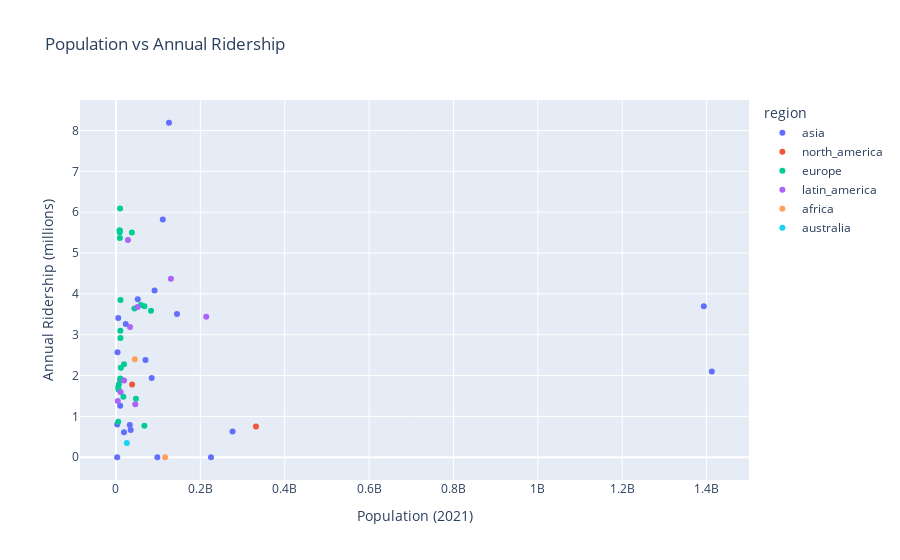

Source (notebook cell):
### Code cell
import plotly.express as px

# Create a scatter plot
fig = px.scatter(merged_data.dropna(), x='Population 2021', y='annual_ridership_mill',
                 hover_name='country', color='region',
                 labels={'Population 2021': 'Population (2021)', 
                         'annual_ridership_mill': 'Annual Ridership (millions)'},
                 title='Population vs Annual Ridership')
fig.show()

### Figure 1 — Plotly figure (JSON) as saved in the notebook; plotly's stock layout.template omitted (floating-point values rounded to 4 significant figures)
{"data": [{"hovertemplate": "<b>%{hovertext}</b><br><br>region=asia<br>Population (2021)=%{x}<br>Annual Ridership (millions)=%{y}<extra></extra>", "hovertext": ["China", "South Korea", "Japan", "India", "Russia", "Turkey", "Taiwan", "Iran", "Singapore", "Malaysia", "Thailand", "United Arab Emirates", "Qatar", "Uzbekistan", "Philippines", "Azerbaijan", "Georgia", "Pakistan", "Indonesia", "Armenia", "Vietnam", "Kazakhstan"], "legendgroup": "asia", "marker": {"color": "#636efa", "symbol": "circle"}, "mode": "markers", "name": "asia", "orientation": "v", "showlegend": true, "type": "scatter", "x": [1412360000, 51717590, 125681593, 1393409033, 144700000, 84743805, 23213962, 91567738, 5453566, 32776195, 69950844, 9991083, 2930524, 34915100, 111046910, 10145212, 3708610, 225199929, 276361788, 2968128, 98168829, 19002586], "xaxis": "x", "y": [2.1, 3.87, 8.19, 3.7, 3.51, 1.94, 3.26, 4.08, 3.41, 0.79, 2.38, 1.26, 0, 0.67, 5.82, 1.89, 2.57, 0, 0.63, 0.8, 0, 0.61], "yaxis": "y"}, {"hovertemplate": "<b>%{hovertext}</b><br><br>region=north_america<br>Population (2021)=%{x}<br>Annual Ridership (millions)=%{y}<extra></extra>", "hovertext": ["United States", "Canada"], "legendgroup": "north_america", "marker": {"color": "#EF553B", "symbol": "circle"}, "mode": "markers", "name": "north_america", "orientation": "v", "showlegend": true, "type": "scatter", "x": [331893745, 38246108], "xaxis": "x", "y": [0.75, 1.78], "yaxis": "y"}, {"hovertemplate": "<b>%{hovertext}</b><br><br>region=europe<br>Population (2021)=%{x}<br>Annual Ridership (millions)=%{y}<extra></extra>", "hovertext": ["Spain", "United Kingdom", "Germany", "France", "Italy", "Netherlands", "Ukraine", "Sweden", "Greece", "Norway", "Austria", "Romania", "Czech Republic", "Bulgaria", "Portugal", "Belarus", "Belgium", "Hungary", "Denmark", "Poland", "Finland", "Switzerland", "Switzerland"], "legendgroup": "europe", "marker": {"color": "#00cc96", "symbol": "circle"}, "mode": "markers", "name": "europe", "orientation": "v", "showlegend": true, "type": "scatter", "x": [47326687, 67326569, 83129285, 67499343, 59066225, 17533405, 43814581, 10415811, 10664568, 5408320, 8956279, 19115146, 10703446, 6899125, 10299423, 9340314, 11587882, 9709886, 5856733, 37781024, 5541696, 8697723, 8921981], "xaxis": "x", "y": [1.43, 0.77, 3.59, 3.7, 3.73, 1.48, 3.64, 3.1, 2.92, 0.87, 5.51, 2.28, 3.85, 1.79, 1.93, 5.37, 2.19, 6.09, 1.66, 5.5, 1.72, 5.55, 5.55], "yaxis": "y"}, {"hovertemplate": "<b>%{hovertext}</b><br><br>region=latin_america<br>Population (2021)=%{x}<br>Annual Ridership (millions)=%{y}<extra></extra>", "hovertext": ["Brazil", "Mexico", "Chile", "Venezuela", "Argentina", "Panama", "Peru", "Colombia", "Dominican Republic"], "legendgroup": "latin_america", "marker": {"color": "#ab63fa", "symbol": "circle"}, "mode": "markers", "name": "latin_america", "orientation": "v", "showlegend": true, "type": "scatter", "x": [213993441, 130262220, 19212362, 28405543, 45808747, 4381583, 33359416, 51265841, 10953714], "xaxis": "x", "y": [3.44, 4.37, 1.88, 5.32, 1.3, 1.38, 3.19, 3.68, 1.6], "yaxis": "y"}, {"hovertemplate": "<b>%{hovertext}</b><br><br>region=africa<br>Population (2021)=%{x}<br>Annual Ridership (millions)=%{y}<extra></extra>", "hovertext": ["Egypt", "Algeria"], "legendgroup": "africa", "marker": {"color": "#FFA15A", "symbol": "circle"}, "mode": "markers", "name": "africa", "orientation": "v", "showlegend": true, "type": "scatter", "x": [116538258, 44616626], "xaxis": "x", "y": [0, 2.4], "yaxis": "y"}, {"hovertemplate": "<b>%{hovertext}</b><br><br>region=australia<br>Population (2021)=%{x}<br>Annual Ridership (millions)=%{y}<extra></extra>", "hovertext": ["Australia"], "legendgroup": "australia", "marker": {"color": "#19d3f3", "symbol": "circle"}, "mode": "markers", "name": "australia", "orientation": "v", "showlegend": true, "type": "scatter", "x": [25739256], "xaxis": "x", "y": [0.35], "yaxis": "y"}], "layout": {"autosize": true, "legend": {"title": {"text": "region"}, "tracegroupgap": 0}, "title": {"text": "Population vs Annual Ridership"}, "xaxis": {"anchor": "y", "autorange": true, "domain": [0, 1], "range": [-91030000.0, 1506000000.0], "title": {"text": "Population (2021)"}, "type": "linear"}, "yaxis": {"anchor": "x", "autorange": true, "domain": [0, 1], "range": [-0.6759, 8.866], "title": {"text": "Annual Ridership (millions)"}, "type": "linear"}}}
